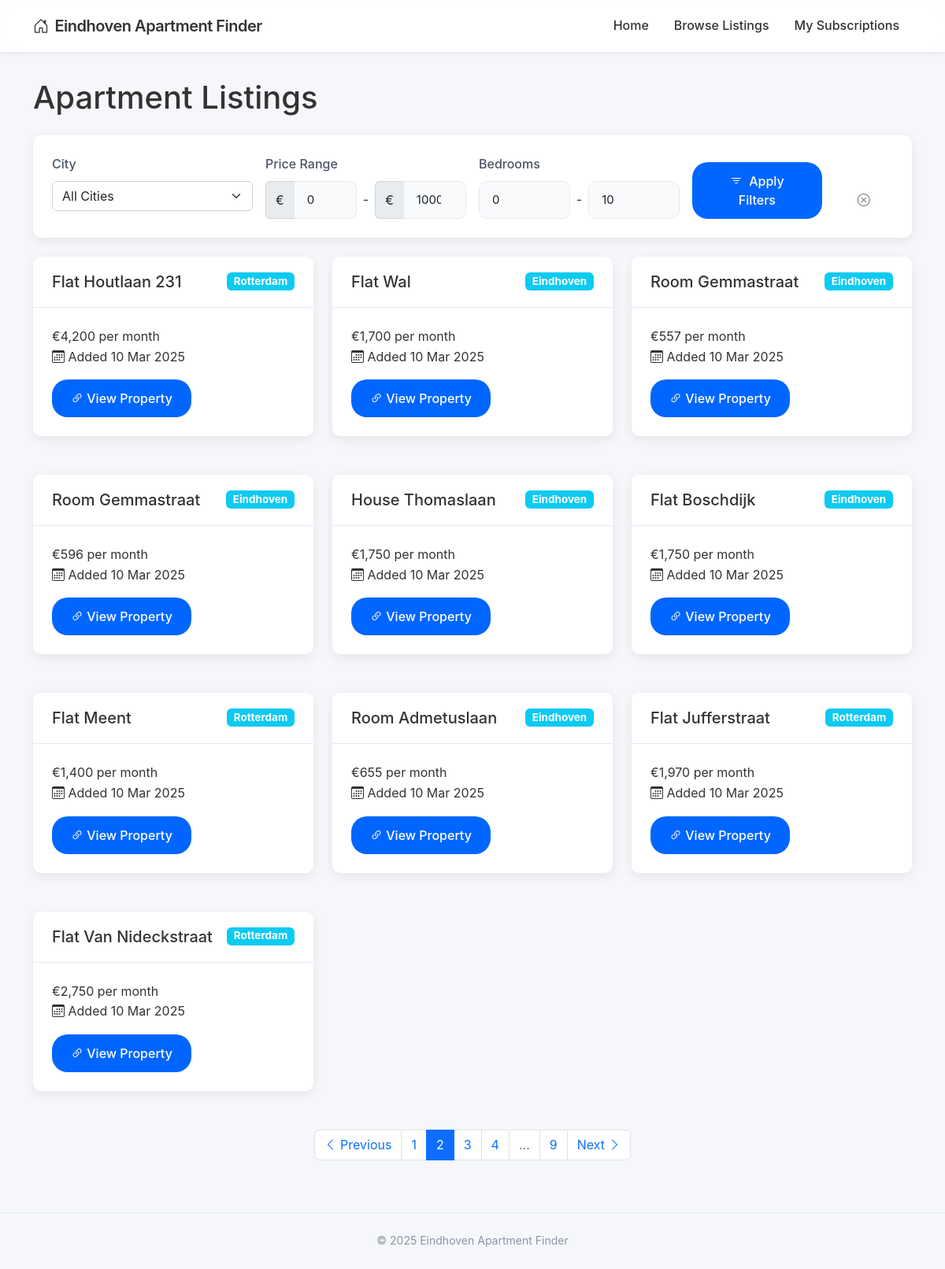
Page /browse_listings?page=2&min_price=0&max_price=10000&min_bedrooms=0&max_bedrooms=10&city_id= on the committed database.
### app/models.py (models this page shows, shortened)
class Listing(db.Model):
    id = db.Column(db.Integer, primary_key=True)
    title = db.Column(db.String(200), nullable=False)
    price = db.Column(db.Integer, nullable=False)
    price_text = db.Column(db.String(50), nullable=False)
    url = db.Column(db.String(500), nullable=False, unique=True)
    address = db.Column(db.String(200), nullable=True)
    bedrooms = db.Column(db.Integer, nullable=True)
    area = db.Column(db.Integer, nullable=True)
    specs = db.Column(db.Text, nullable=True)
    date_found = db.Column(db.DateTime, default=datetime.utcnow)
    notified = db.Column(db.Boolean, default=False)
    subscription_id = db.Column(db.Integer, db.ForeignKey('subscription.id'), nullable=True)
    city_id = db.Column(db.Integer, db.ForeignKey('city.id'), nullable=False)

class City(db.Model):
    id = db.Column(db.Integer, primary_key=True)
    name = db.Column(db.String(50), nullable=False, unique=True)
    url_name = db.Column(db.String(50), nullable=False, unique=True)  # For use in URLs
    base_url = db.Column(db.String(200), nullable=False)  # Base URL for scraping
    active = db.Column(db.Boolean, default=True)
    created_at = db.Column(db.DateTime, default=datetime.utcnow)
    subscriptions = db.relationship('Subscription', backref='city', lazy='dynamic')
    listings = db.relationship('Listing', backref='city', lazy='dynamic')

### app/routes.py (the view)
@main_bp.route('/browse_listings')
def browse_listings():
    page = request.args.get('page', 1, type=int)
    min_price = request.args.get('min_price', 0, type=int)
    max_price = request.args.get('max_price', 10000, type=int)
    min_bedrooms = request.args.get('min_bedrooms', 0, type=int)
    max_bedrooms = request.args.get('max_bedrooms', 10, type=int)
    query = Listing.query
    if min_price > 0:
        query = query.filter(Listing.price >= min_price)
    if max_price < 10000:
        query = query.filter(Listing.price <= max_price)
    if min_bedrooms > 0:
        query = query.filter(Listing.bedrooms >= min_bedrooms)
    if max_bedrooms < 10:
        query = query.filter(Listing.bedrooms <= max_bedrooms)
    listings = query.order_by(Listing.date_found.desc()).paginate(
        page=page, per_page=10, error_out=False)
    return render_template('listings.html', listings=listings,
                          min_price=min_price, max_price=max_price,
                          min_bedrooms=min_bedrooms, max_bedrooms=max_bedrooms)

### app/routes.py (called while the page is built)
@main_bp.before_request
def before_request():
    g.now = datetime.now()

### app/templates/listings.html (shortened to what this page needs)
{% extends "base.html" %}
{% block content %}
<div class="row">
    <div class="col-md-12">
        <h1 class="mb-4">Apartment Listings</h1>
        <div class="card mb-4">
            <div class="card-body">
                <form action="{{ url_for('main.browse_listings') }}" method="GET">
                    <div class="row g-3">
                        <div class="col-md-3">
                            <label class="form-label">City</label>
                            <select name="city_id" class="form-select">
                                <option value="">All Cities</option>
                            </select>
                        </div>
                        <div class="col-md-3">
                            <label class="form-label">Price Range</label>
                            <div class="d-flex align-items-center">
                                <div class="input-group">
                                    <span class="input-group-text">€</span>
                                    <input type="number" name="min_price" class="form-control" value="{{ min_price }}" placeholder="Min">
                                </div>
                                <span class="mx-2">-</span>
                                <div class="input-group">
                                    <span class="input-group-text">€</span>
                                    <input type="number" name="max_price" class="form-control" value="{{ max_price }}" placeholder="Max">
                                </div>
                            </div>
                        </div>
                        <div class="col-md-3">
                            <label class="form-label">Bedrooms</label>
                            <div class="d-flex align-items-center">
                                <input type="number" name="min_bedrooms" class="form-control" value="{{ min_bedrooms }}" placeholder="Min">
                                <span class="mx-2">-</span>
                                <input type="number" name="max_bedrooms" class="form-control" value="{{ max_bedrooms }}" placeholder="Max">
                            </div>
                        </div>
                        <div class="col-md-2 d-flex align-items-end">
                            <button type="submit" class="btn btn-primary w-100">
                                <i class="bi bi-filter me-1"></i> Apply Filters
                            </button>
                        </div>
                        <div class="col-md-1 d-flex align-items-end">
                            <a href="{{ url_for('main.browse_listings') }}" class="btn btn-outline-secondary w-100">
                                <i class="bi bi-x-circle"></i>
                            </a>
                        </div>
                    </div>
                </form>
            </div>
        </div>
        {% if listings.items %}
            <div class="row">
                {% for listing in listings.items %}
                    <div class="col-md-6 col-lg-4 mb-4">
                        <div class="card listing-card">
                            <div class="card-header">
                                <span class="badge bg-info float-end">{{ listing.city.name }}</span>
                                <h5 class="card-title mb-0 text-truncate">{{ listing.title }}</h5>
                            </div>
                            <div class="card-body">
                                <div class="listing-price">{{ listing.price_text }}</div>
                                <div class="listing-date">
                                    <i class="bi bi-calendar3"></i> Added {{ listing.date_found.strftime('%d %b %Y') }}
                                </div>
                                <a href="{{ listing.url }}" target="_blank" class="btn btn-primary mt-3">
                                    <i class="bi bi-link-45deg"></i> View Property
                                </a>
                            </div>
                        </div>
                    </div>
                {% endfor %}
            </div>
            <nav aria-label="Listings pagination">
                <ul class="pagination justify-content-center">
                    {% if listings.has_prev %}
                        <li class="page-item">
                            <a class="page-link" href="{{ url_for('main.browse_listings', page=listings.prev_num, min_price=min_price, max_price=max_price, min_bedrooms=min_bedrooms, max_bedrooms=max_bedrooms, city_id=city_id) }}">
                                <i class="bi bi-chevron-left"></i> Previous
                            </a>
                        </li>
                    {% else %}
                        <li class="page-item disabled">
                            <span class="page-link">
                                <i class="bi bi-chevron-left"></i> Previous
                            </span>
                        </li>
                    {% endif %}
                    {% for page_num in listings.iter_pages(left_edge=1, right_edge=1, left_current=1, right_current=2) %}
                        {% if page_num %}
                            {% if page_num == listings.page %}
                                <li class="page-item active">
                                    <span class="page-link">{{ page_num }}</span>
                                </li>
                            {% else %}
                                <li class="page-item">
                                    <a class="page-link" href="{{ url_for('main.browse_listings', page=page_num, min_price=min_price, max_price=max_price, min_bedrooms=min_bedrooms, max_bedrooms=max_bedrooms, city_id=city_id) }}">{{ page_num }}</a>
                                </li>
                            {% endif %}
                        {% else %}
                            <li class="page-item disabled">
                                <span class="page-link">...</span>
                            </li>
                        {% endif %}
                    {% endfor %}
                    {% if listings.has_next %}
                        <li class="page-item">
                            <a class="page-link" href="{{ url_for('main.browse_listings', page=listings.next_num, min_price=min_price, max_price=max_price, min_bedrooms=min_bedrooms, max_bedrooms=max_bedrooms, city_id=city_id) }}">
                                Next <i class="bi bi-chevron-right"></i>
                            </a>
                        </li>
                    {% else %}
                        <li class="page-item disabled">
                            <span class="page-link">
                                Next <i class="bi bi-chevron-right"></i>
                            </span>
                        </li>
                    {% endif %}
                </ul>
            </nav>
        {% else %}
            <div class="alert alert-info">
                <i class="bi bi-info-circle me-2"></i> No listings found matching your criteria.
            </div>
        {% endif %}
    </div>
</div>
{% endblock %}

### app/static/css/main.css (style rules this page uses)
:root { --primary-color: #0066ff; --primary-hover: #0052cc; --background-color: #f5f7fa; --card-color: #ffffff; --text-color: #333333; --muted-color: #8a94a6; --border-color: #e5e9f2; --success-color: #00c853; --error-color: #ff3b30; --shadow-sm: 0 2px 5px rgba(0, 0, 0, 0.05); --shadow-md: 0 4px 15px rgba(0, 0, 0, 0.08); --radius-sm: 6px; --radius-md: 10px; --radius-lg: 20px; --transition: all 0.2s ease; }
body { font-family: -apple-system, BlinkMacSystemFont, 'Segoe UI', Roboto, Helvetica, Arial, sans-serif; background-color: var(--background-color); color: var(--text-color); line-height: 1.6; -webkit-font-smoothing: antialiased; }
.card { border: none; border-radius: var(--radius-md); box-shadow: var(--shadow-md); transition: var(--transition); margin-bottom: 25px; overflow: hidden; background-color: var(--card-color); }
.card-header { background-color: var(--card-color); border-bottom: 1px solid var(--border-color); padding: 20px 24px; font-weight: 600; font-size: 18px; }
.card-body { padding: 24px; }
.btn { border-radius: var(--radius-lg); padding: 12px 24px; font-weight: 500; transition: var(--transition); border: none; }
.btn-primary { background-color: var(--primary-color); color: white; }
.form-control { border-radius: var(--radius-md); border: 1px solid var(--border-color); padding: 12px 16px; font-size: 15px; transition: var(--transition); box-shadow: none; background-color: #f9fafc; }
.form-label { font-weight: 500; margin-bottom: 8px; color: #4a5568; }

### rows in the picture
Listing: city.name "Rotterdam", title "Flat Houtlaan 231", price_text "€4,200 per month", date_found "10 Mar 2025"
Listing: city.name "Eindhoven", title "Flat Wal", price_text "€1,700 per month", date_found "10 Mar 2025"
Listing: city.name "Eindhoven", title "Room Gemmastraat", price_text "€557 per month", date_found "10 Mar 2025"
Listing: city.name "Eindhoven", title "Room Gemmastraat", price_text "€596 per month", date_found "10 Mar 2025"
Listing: city.name "Eindhoven", title "House Thomaslaan", price_text "€1,750 per month", date_found "10 Mar 2025"
Listing: city.name "Eindhoven", title "Flat Boschdijk", price_text "€1,750 per month", date_found "10 Mar 2025"
Listing: city.name "Rotterdam", title "Flat Meent", price_text "€1,400 per month", date_found "10 Mar 2025"
Listing: city.name "Eindhoven", title "Room Admetuslaan", price_text "€655 per month", date_found "10 Mar 2025"
Listing: city.name "Rotterdam", title "Flat Jufferstraat", price_text "€1,970 per month", date_found "10 Mar 2025"
Listing: city.name "Rotterdam", title "Flat Van Nideckstraat", price_text "€2,750 per month", date_found "10 Mar 2025"

### other values in the picture
{{ page_num }} "1" "3" "4" "9"
{{ page_num }} "2"
{{ g.now.year }} "2025"
